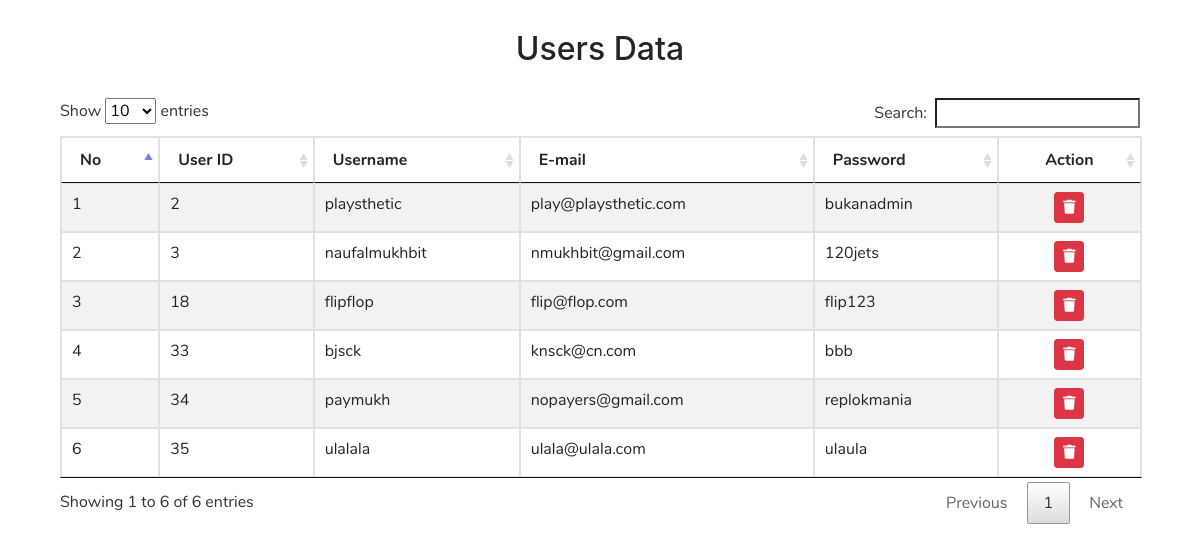
The page /index.php/admin_users on the database its author committed.
### tables this page shows
CREATE TABLE `id_data` (
  `userid` int(5) NOT NULL,
  `username` varchar(20) NOT NULL,
  `email` varchar(30) NOT NULL,
  `password` varchar(20) NOT NULL
);

### application/controllers/Admin_users.php (called while the page is built, shortened)
<?php
class Admin_users extends CI_Controller
{
	public function __construct()
	{
		$this->load->model('Users_model');
	}
	public function index()
	{
		$data = array(
			'title' => 'Users Data',
			'filename' => 'admin_users',
			'users' => $this->Users_model->get_data()
		);
		$this->load->view('admin_users',$data);
	}
}

### index.php (called while the page is built, shortened)
<?php
require_once BASEPATH.'core/CodeIgniter.php';

### application/models/Users_model.php (called while the page is built, shortened)
<?php
class Users_model extends CI_Model
{
	public function get_data()
	{
		$query = $this->db->order_by('userid','ASC')->get('id_data');
		return $query->result();
	}
}
?>

### application/views/admin_users.php (the view, shortened to what this page needs)
<body>
<h2>Users Data</h2>
<div class="container">
	<div class="col-md-12">
		<table id="users_table" class="table table-striped table-bordered">
			<thead>
				<tr>
					<th>No</th>
					<th>User ID</th>
					<th>Username</th>
					<th>E-mail</th>
					<th>Password</th>
					<th><center>Action</center></th>
				</tr>
			</thead>
			<tbody>
				<?php
				$no=1;
				foreach ($users as $user) {
					if($user->userid != 1) {
				?>
				<tr>
					<td><?php echo $no++;?></td>
					<td><?php echo $user->userid;?></td>
					<td><?php echo $user->username; ?></td>
					<td><?php echo $user->email; ?></td>
					<td><?php echo $user->password; ?></td>
					<td style="text-align: center;">
						<button class="btn btn-sm btn-danger" data-toggle="modal" data-target="#delete<?php echo $user->userid; ?>"><i class="fa fa-trash"></i></button>
					</td>
				</tr>
				<?php
					}
				}
				?>
			</tbody>
		</table>
	</div>
</div>

### assets/css/admin_users.css (style rules this page uses)
h2 { text-align: center; margin: 30px 0 30px 0; }
.container { margin-top: 20px; }

### rows shown on the page
id_data: userid "2", username "playsthetic", email "play@playsthetic.com", password "bukanadmin"
id_data: userid "3", username "naufalmukhbit", email "nmukhbit@gmail.com", password "120jets"
id_data: userid "18", username "flipflop", email "flip@flop.com", password "flip123"
id_data: userid "33", username "bjsck", email "knsck@cn.com", password "bbb"
id_data: userid "34", username "paymukh", email "nopayers@gmail.com", password "replokmania"
id_data: userid "35", username "ulalala", email "ulala@ulala.com", password "ulaula"
